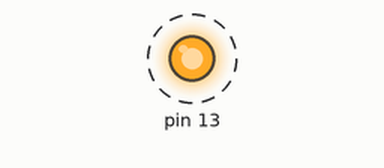
Simulated run of this sketch. Board: Arduino Uno, built with avr-gcc and run on an emulated ATmega328P. On the bench: output pins drawn as LEDs (lit = HIGH). Dashed ring = blinking.

Above: at 0.18 s.
Timing chart, 0 to 3.0 s (numbered marks = the images above):
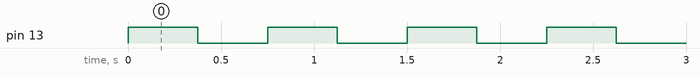

The sketch:

ex04_3.ino
```cpp
#define LED 13

long timer = 0;

int main(void)
{
  // Configura os GPIOs
  DDRB  = DDRB | B00100000;           // pinMode(LED, OUTPUT);
  PORTB = 0x00;                       // digitalWrite(LED, LOW);

  while (true)
  {
    PINB = bit(5);                    // digitalWrite(LED, !digitalRead(LED));

    for (long i=0; i<1000000; i++)     // delay();
      asm("");
  }
}
```

Measured:
- by itself, pin 13: alternates HIGH for 0.38 s and LOW for 0.38 s
